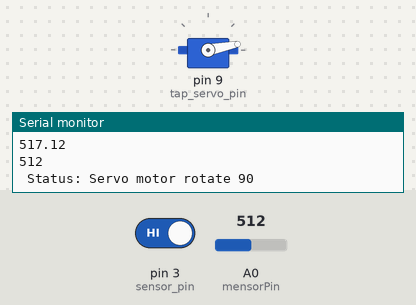
The sketch below on a simulated Arduino Uno, built with avr-gcc and run on an emulated ATmega328P. Shown: servo, the last lines printed to the serial monitor. The inputs (shaded band) are chosen by the test bench; at power-on: A0 (mensorPin) = 512, pin 3 (sensor_pin) HIGH.

Above: at 4.0 s.
4.1 s: A0 (mensorPin) set to 316
7.6 s: A0 (mensorPin) set to 289
At 11.2 s:
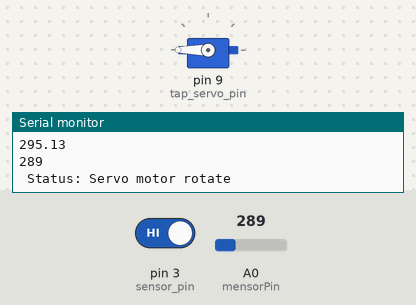
17.2 s: pin 3 (sensor_pin) driven LOW
At 19.0 s:
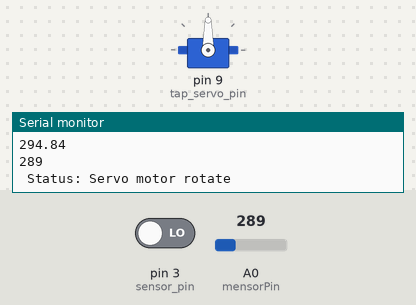
19.3 s: pin 3 (sensor_pin) driven HIGH
At 21.1 s:
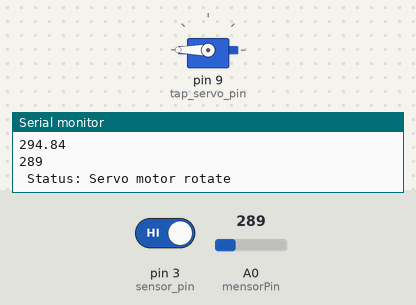
Timing chart, 0 to 22.5 s (numbered marks = the images above; inputs shaded):
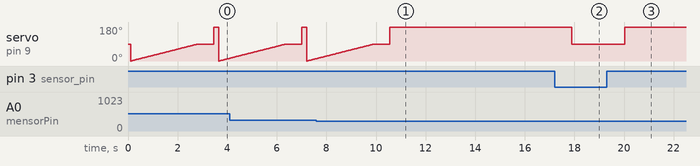

Measured:
- the behaviour switches between 301 and 300 on A0 (mensorPin) (found by bisection; images 0 and 1)
- after the input at 7.6 s, servo on pin 9 (tap_servo_pin): goes on until 10.6 s, then stays 180°
- after the input at 17.2 s, servo on pin 9 (tap_servo_pin): 180° → 90° after 0.69 s
- after the input at 19.3 s, servo on pin 9 (tap_servo_pin): 90° → 180° after 0.73 s

The sketch:

arduinoconnectservomotor.ino
```cpp
#include <Servo.h>


Servo tap_servo;
#define mensorPin A0
int sensorpin = 0;                 // analog pin used to connect the moisture sensor
//int val = 0;                 // variable to store the values from sensor(initially zero)
int sensor_pin = 3;            // ir sesor
int tap_servo_pin =9;        // servo motor
int val;
int pos;
float sensorValue = 0;
void setup(){
  pinMode(sensor_pin,INPUT);
  tap_servo.attach(tap_servo_pin);
  Serial.begin(9600);

}

void loop(){

  val = analogRead(sensorpin);       // reads the value of the sharp sensor
  Serial.println(val);            // prints the value of the sensor to the serial monitor
  delay(100);      // wait for this much time before printing next value
  if (val > 300 && val < 950)
  {
    Serial.println(" Status: Servo motor rotate 90");
    for(pos = 0; pos <= 90; pos++){
    tap_servo.write(pos);
    delay(30);//moistur sesor iteral delay
  }}
  if (val > 0 && val < 300)
  {
    Serial.println(" Status: Servo motor rotate ");
   for(pos = 0; pos >= 90; pos--){
    tap_servo.write(pos);
    delay(15);//
  }
  }delay(400);//output of
  val = digitalRead(sensor_pin);
  for (int i = 0; i <= 100; i++)
  {
    sensorValue = sensorValue + analogRead(mensorPin);
    delay(1);
  }
  sensorValue = sensorValue/100.0;
  Serial.println(sensorValue);
  delay(100);


  if (val==0)
  {tap_servo.write(90);
  }
  if (val==1)
  {tap_servo.write(180);
    delay(100);
    }

}
```
